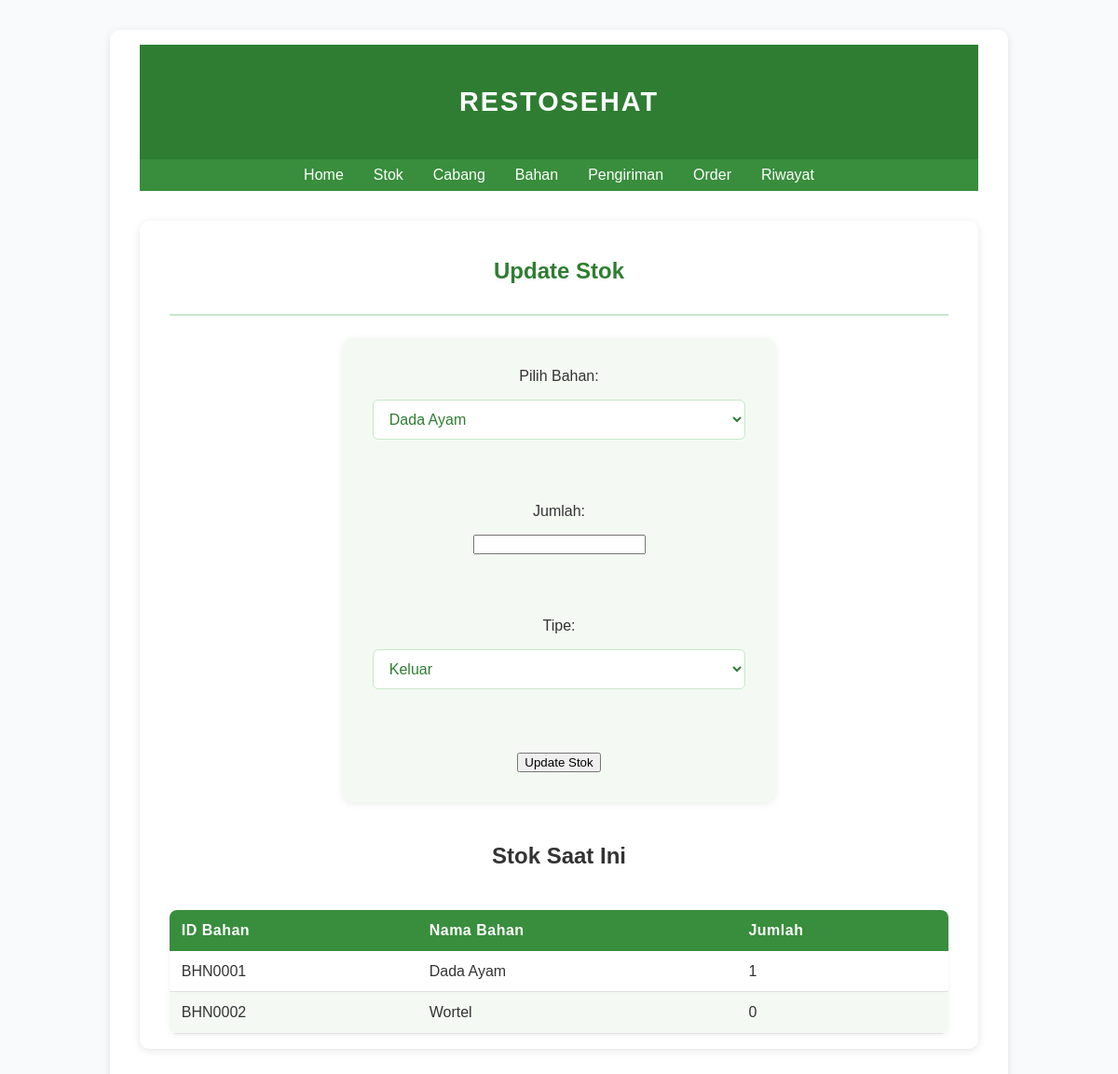
Before: /update_stok/CBG0002 with the older database file.
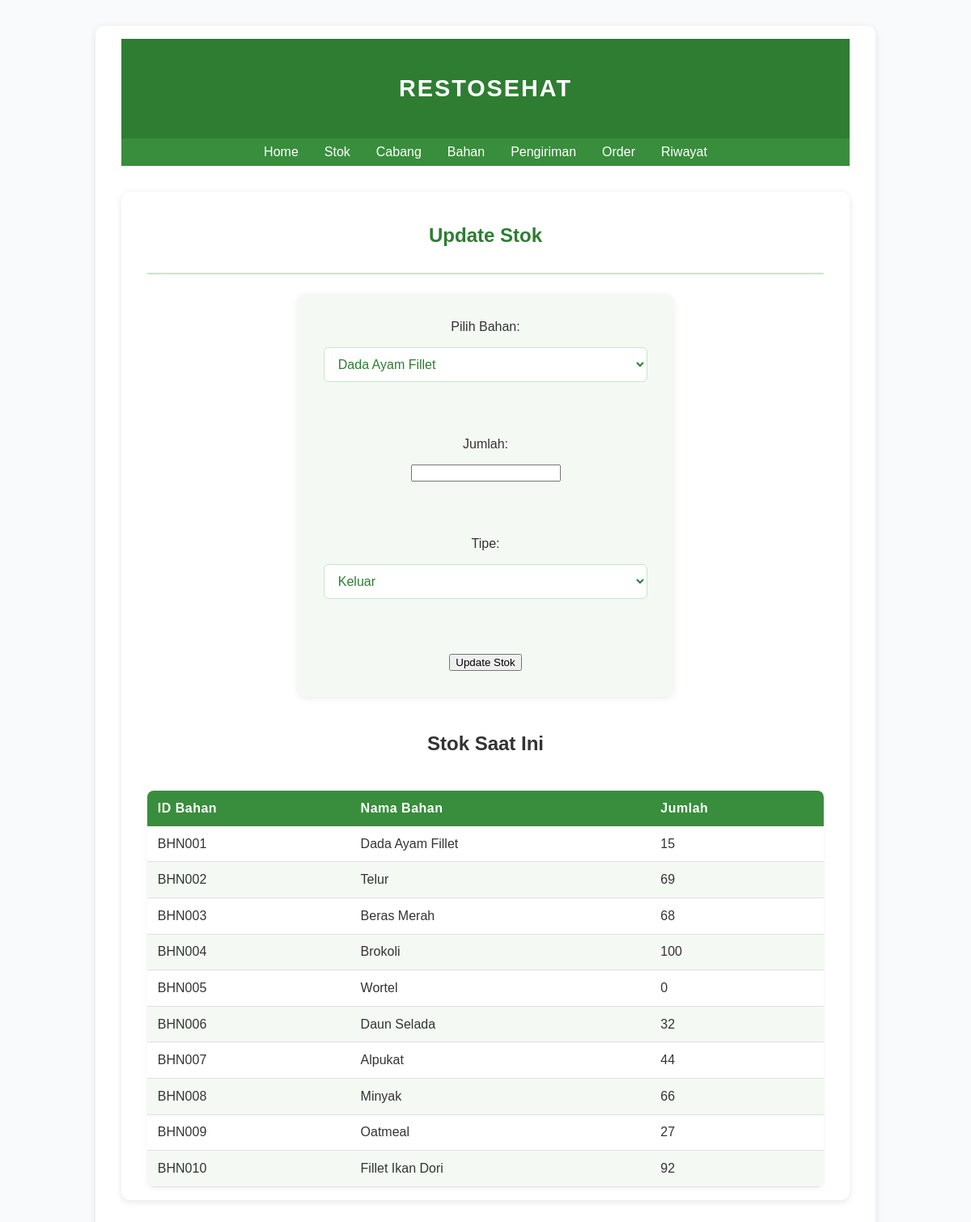
After: the same page with the newer database file.
### main.py (models this page shows, shortened)
class Stock(db.Model):
    idPrefix = 'STK'
    id = db.Column(db.String(5), primary_key=True)
    idCabang = db.Column(db.String(5), ForeignKey('cabang.id', ondelete='CASCADE'), nullable=False,)
    idBahan = db.Column(db.String(5), ForeignKey('bahan.id', ondelete='CASCADE'), nullable=False)
    namaBahan = db.Column(db.String(200), nullable=False)
    jmlhBahan = db.Column(db.Integer, nullable=False)

### main.py (the view, shortened to what this page needs)
@app.route("/update_stok/<string:idCabang>", methods=["POST", "GET"])
def update_stok(idCabang):
    cabang = Cabang.query.get_or_404(idCabang)
    stok_list = Stock.query.filter_by(idCabang=idCabang).all()
    bahans = Bahan.query.all()
    return render_template("update_stok.html", cabang=cabang, stok_list=stok_list, bahans=bahans)

### templates/update_stok.html (shortened to what this page needs)
{% extends 'base.html' %}
{% block body %}
<div class="content">
    <div class="head-name">
        <p>RESTOSEHAT</p>
    </div>
    <div class="navbar">
        <ul>
            <li><a href="/">Home</a></li>
            <li><a href="/stok">Stok</a></li>
            <li><a href="/cabang">Cabang</a></li>
            <li><a href="/bahan">Bahan</a></li>
            <li><a href="/pengiriman">Pengiriman</a></li>
            <li><a href="/order">Order</a></li>
            <li><a href="/riwayat">Riwayat</a></li>
        </ul>
    </div>
    <div class="content">
        <div class="head-content">
            <p>Update Stok</p>
        </div>
        <div class="main-content">
            <form action="{{ url_for('update_stok', idCabang=cabang.id) }}" method="POST" style="text-align:center;">
                <label for="idBahan">Pilih Bahan:</label>
                <select name="idBahan" id="idBahan" required>
                    {% for bahan in bahans %}
                    <option value="{{ bahan.id }}">{{ bahan.namaBahan }}</option>
                    {% endfor %}
                </select>
                <br><br>
                <label for="jumlah">Jumlah:</label>
                <input type="number" name="jumlah" id="jumlah" min="1" required>
                <br><br>
                <label for="tipe">Tipe:</label>
                <select name="tipe" id="tipe" required>
                    <option value="keluar">Keluar</option>
                </select>
                <br><br>
                <button type="submit" class="btn">Update Stok</button>
            </form>
            <h2 style="text-align:center;">Stok Saat Ini</h2>
            <table>
                <thead>
                    <tr>
                        <th>ID Bahan</th>
                        <th>Nama Bahan</th>
                        <th>Jumlah</th>
                    </tr>
                </thead>
                <tbody>
                    {% for stok in stok_list %}
                    <tr>
                        <td>{{ stok.idBahan }}</td>
                        <td>{{ stok.namaBahan }}</td>
                        <td>{{ stok.jmlhBahan }}</td>
                    </tr>
                    {% endfor %}
                </tbody>
            </table>
        </div>
    </div>
</div>
{% endblock %}

Changed rows visible on the page:
no longer on this page (row edited): Stock: idBahan "BHN0001", namaBahan "Dada Ayam", jmlhBahan "1"
no longer on this page (row edited): Stock: idBahan "BHN0002", namaBahan "Wortel", jmlhBahan "0"
added Stock: idBahan "BHN001", namaBahan "Dada Ayam Fillet", jmlhBahan "15"
added Stock: idBahan "BHN002", namaBahan "Telur", jmlhBahan "69"
added Stock: idBahan "BHN003", namaBahan "Beras Merah", jmlhBahan "68"
added Stock: idBahan "BHN004", namaBahan "Brokoli", jmlhBahan "100"
added Stock: idBahan "BHN005", namaBahan "Wortel", jmlhBahan "0"
added Stock: idBahan "BHN006", namaBahan "Daun Selada", jmlhBahan "32"
added Stock: idBahan "BHN007", namaBahan "Alpukat", jmlhBahan "44"
added Stock: idBahan "BHN008", namaBahan "Minyak", jmlhBahan "66"
added Stock: idBahan "BHN009", namaBahan "Oatmeal", jmlhBahan "27"
added Stock: idBahan "BHN010", namaBahan "Fillet Ikan Dori", jmlhBahan "92"
Other visible differences:
form field idBahan: "Dada Ayam" → "Dada Ayam Fillet"
